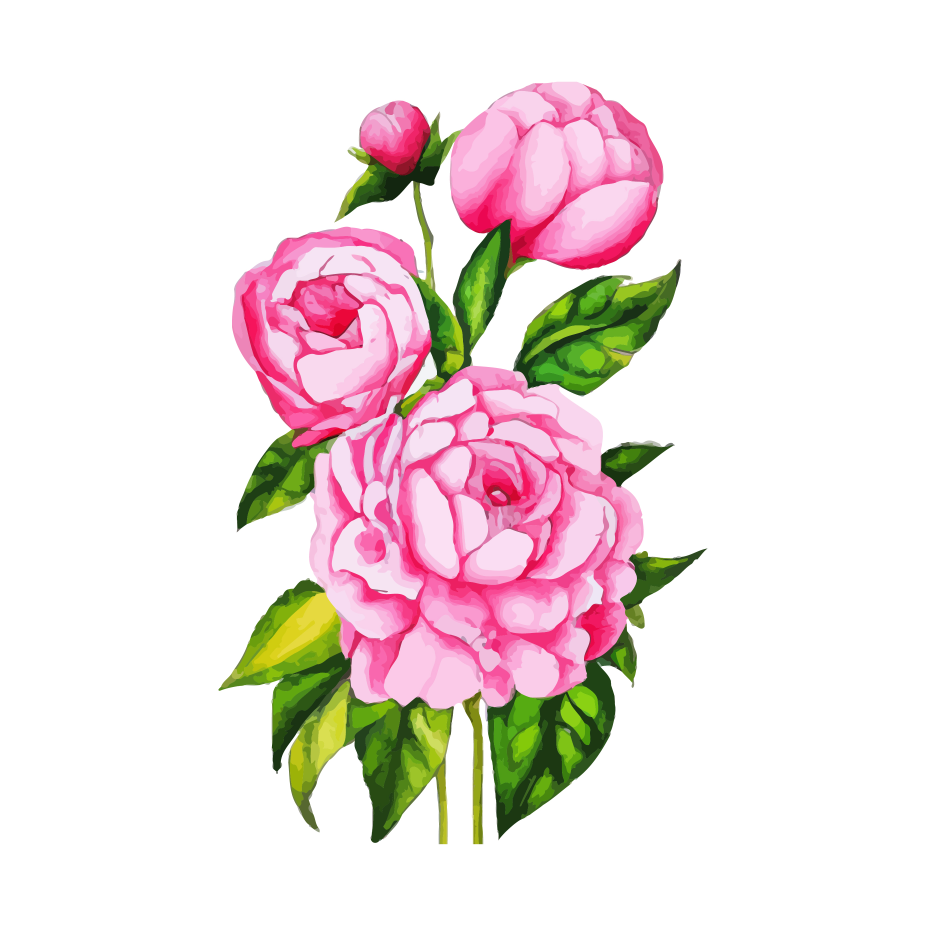
#> input picture 2.DP_with_Python/Lab8_NumPy_SciPy_ SymPy/flower.jpg, 2778 x 2778 px (shown at 1/3 size)
$ jupyter execute --allow-errors lab8.ipynb
#> lines starting #> are read from the running program, lines starting #| are printed output that depends on the picture
# Python Exercises: NumPy, SciPy, and SymPy

Using NumPy, SciPy, and SymPy libraries to perform various calculations in Python.

1. Calculate √2 with 100 decimal places.

[cell 1]
import numpy as np
import sympy as sp

from sympy import N, sqrt
N(sqrt(2), 100)

2. Calculate 1/2 + 1/3 using rational arithmetic.

[cell 2]
from sympy import  Rational
x = Rational(1/3) + Rational(1/3)
x

3. Expand the expression (x + y)^6.

[cell 3]
from sympy import expand, symbols

x, y = symbols('x y')
expand((x+y)**6)

4. Simplify the trigonometric expression sin(x)/cos(x).

[cell 4]
from sympy import *

x = symbols('x')
simplify(sin(x)/cos(x))

5. Calculate the limit of sin(x)/x as x → 0.

[cell 5]
from sympy import *

x = symbols('x')
expr = sin(x)/x

print("Expression : {}".format(expr))

limit_expr = limit(expr, x, 0)
print("Limit of expression tends to 0: {}".format(limit_expr))

6. Compute the derivative of log(x) with respect to x.

[cell 6]
from sympy import *

expr = diff(log(x), x)
print("Derivative of log(x) with respect to x is: {}".format(expr))

7. Solve the system of equations:
   2x + 3y = 5
   4x − 3y = −4

[cell 7]
import numpy as np
A = np.array([[3, 4, -1],
             [1, -1, 2],
             [2, 1, 1]])

b = np.array([2, 7, 4])

np.linalg.solve(A, b)

[cell 8]
from sympy import Eq, solve
y = symbols('y')
#> (the rest of this cell did not finish here and is left out)

[cell 9]
import numpy as np
A = np.array([[3, 4],
             [4, -3],])

b = np.array([5, -4])

np.linalg.solve(A, b)

[cell 10]
from sympy import Eq, solve
y = symbols('y')
solve([Eq(2*x + 3*y, 5), Eq(4*x - 3*y, -4)], (x, y))

8. Determine if there exist boolean values x, y that make the expression
   (x ∨ ¬y) ∧ (y ∨ ¬x) true. Use `sym.satisfiable` to justify your answer.

[cell 11]
from sympy import  symbols, Or, Not, And, satisfiable
x, y = symbols('x y')
expr = And(Or(x, Not(y)), Or(y, Not(x)))
satisfiable(expr)

9. Solve the Bernoulli differential equation:
   x * df(x)/dx + f(x) − f(x)^2 = 0
   Also solve it using `hint='Bernoulli'` and compare the results.

[cell 12]
from sympy import Function, dsolve, Eq
f = Function('f')
x = symbols('x')
dsolve(Eq(x * f(x).diff(x)+ f(x) - f(x)**2, 0), f(x), hint='Bernoulli')

10. Using `scipy.integrate.quad()`, numerically compute the integral:
    I = ∫₀¹ cos(2πx) dx
    Explain why estimating the error of a numerical integral is important.

[cell 13]
from scipy.integrate import quad
import numpy as np
result, error = quad(lambda x: np.cos(2*np.pi*x), 0, 1)
result, error

11. Create a signal as a combination of sinusoidal waves at 50 Hz and 70 Hz (with a slight phase shift). Perform a Fourier transform and plot the magnitude of the discrete Fourier coefficients versus frequency. Observe peaks at 50 Hz and 70 Hz.

[cell 14]
import numpy as np
import matplotlib.pyplot as plt

fs = 1000 # frecvența de eșantionare (Hz)
duration = 0.5 #durata semnaului
t = np.linspace(0, duration, int(fs*duration), endpoint=False) # vectorul de timp, start=0m stop=duration, numar de puncte=fs*duration

signal = np.sin(2*np.pi*50*t + 0.3) + np.sin(2*np.pi*70*t + 1.0) #Semnal compus din două sinusoide, cu frecvențele de 50 Hz și 70 Hz,  signal = semnalul combinat în domeniul timp.
fft_vals = np.fft.fft(signal) #transformata Fourier discretă a semnalului (complexă). Conține informația despre amplitudine și fază la fiecare frecvență.
freqs = np.fft.fftfreq(len(signal), d=1/fs) #vectorul frecvențelor corespunzătoare valorilor FFT. d=1/fs → intervalul de eșantionare.

mask = freqs >= 0 # FFT produce frecvențe pozitive și negative (simetrice pentru semnale reale). mask - doar frecvente pozitive

plt.figure(figsize=(10, 8))
#ubplot 1: semnalul în domeniul timp. grid cu transparență 0.3 pentru vizibilitate mai bună.
plt.subplot(3,1,1)
plt.plot(t, signal)
plt.grid(True, alpha=0.3)
plt.title("signal")
plt.xlabel("time [s]")
plt.ylabel("Amplitude")

#subplot 2: magnitudinea DFT a semnalului. xlim setat la 250 Hz pentru vizualizare mai bună. np.abs(fft_vals) → amplitudinea fiecărei frecvențe.
#plt.xlim(0, 250) → afișăm frecvențele până la 250 Hz.
#Rezultatul arată două vârfuri principale la 50 Hz și 70 Hz (semnalele inițiale).
plt.subplot(3,1,2)
plt.plot(freqs[mask], np.abs(fft_vals)[mask])
plt.grid(True, alpha=0.3)
plt.title("abs(DFT(signal))")
plt.xlabel("frequency [Hz]")
plt.ylabel("Magnitude")
plt.xlim(0, 250)

#np.fft.ifft(fft_vals) → transformata inversă Fourier (revine în domeniul timp).
#.real → elimină eventualele părți imaginare foarte mici (numerice).
#Subplot 3: semnalul reconstruit ar trebui să fie identic cu cel original.
reconstructed = np.fft.ifft(fft_vals).real
plt.subplot(3,1,3)
plt.plot(t, reconstructed)
plt.grid(True, alpha=0.3)
plt.title("Reconstructed Signal")
plt.xlabel("Time")
plt.ylabel("Amplitude")

plt.tight_layout()
plt.show()
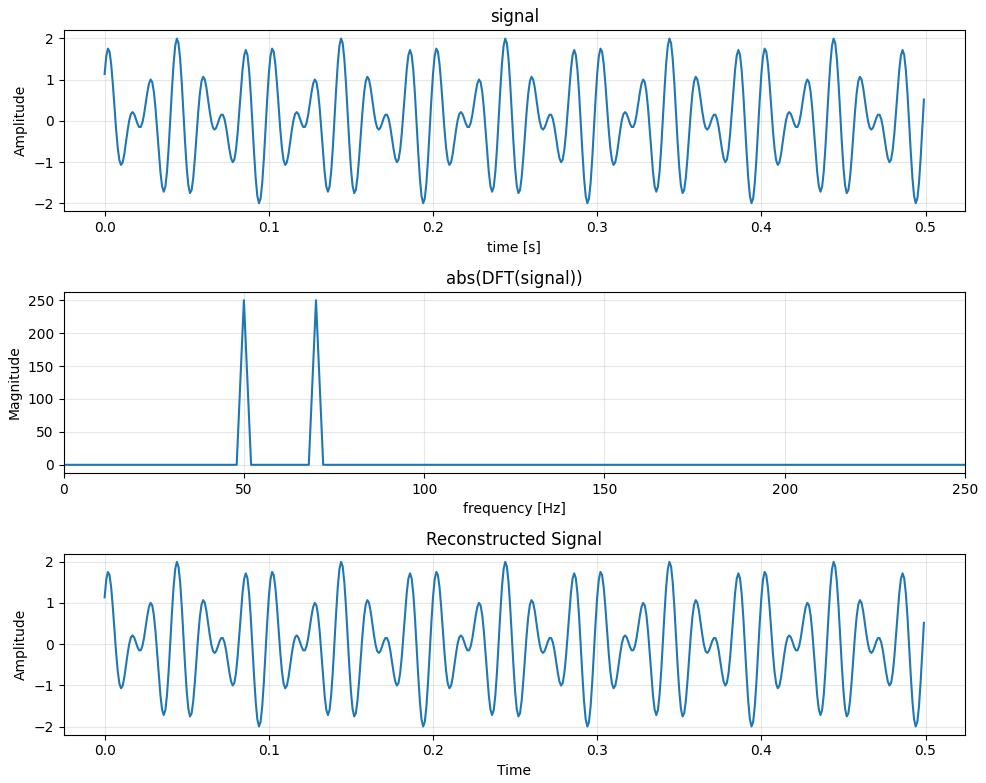
#> figure drawn by matplotlib, 3 panels; panel 1: curve peaks at x = 0.144, y = 2; panel 2: curve peaks at x = 50, y = 250; panel 3: curve peaks at x = 0.144, y = 2

12. Find the minimum value of x for the function:
    f(x) = cos(x) − 3 * e^(-(x−0.2)^2)
    Use `scipy.optimize.fmin()` starting from x0 = 1.0 and x0 = 2.0 to demonstrate how different starting points can lead to different local minima.

[cell 15]
import numpy as np
import matplotlib.pyplot as plt
from scipy.optimize import fmin

def f(x):
    return np.cos(x) - 3 * np.exp(-(x - 0.2)**2)

x_vals = np.linspace(-5, 5, 400) #x_vals → 400 puncte între -5 și 5.
y_vals = f(x_vals) #valorile funcției la aceste puncte.

plt.plot(x_vals, y_vals, label="f(x)")# Graficul funcției f(x) pe intervalul [-5, 5].

x_min1 = fmin(f, 1.0) #găsește minimul local începând de la x=1.0
x_min2 = fmin(f, 2.0) #găsește minimul local începând de la x=2.0

plt.scatter(x_min1, f(x_min1), color='red', zorder=5, label="minimum 1") #marchează minimul găsit începând de la 1.0
plt.scatter(x_min2, f(x_min2), color='green', zorder=5, label="minimum 2")

#scatter → afișează punctele pe grafic.
plt.scatter(1.0, f(1.0), color='red', marker='^', zorder=5, label="start 1") #Mark the starting points
plt.scatter(2.0, f(2.0), color='green', marker='^', zorder=5, label="start 2") #Mark the starting points

plt.legend()
plt.xlabel("x")
plt.ylabel("f(x)")
plt.title("Function f(x) with Local Minima and Starting Points")

plt.show()
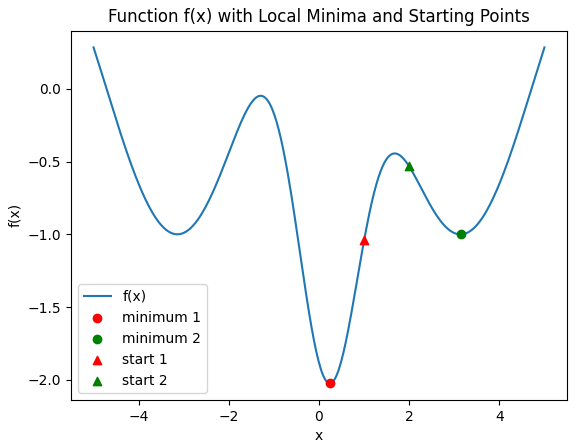
#> figure drawn by matplotlib, 1 panel; curve peaks at x = -5, y = 0.284

13. Perform various image manipulations:
    - Rotate and change resolution of an image (using `scipy.ndimage`).
    - Add noise to the image.
    - Apply Gaussian, median, and Wiener filters.

matplotlib.pyplot → pentru afișarea imaginilor.

skimage.io → citirea imaginilor.

skimage.transform.rescale → redimensionarea imaginii.

skimage.util.random_noise → adăugarea de zgomot în imagine.

scipy.ndimage.gaussian_filter → filtrare Gaussiană (netezire).

scipy.ndimage.median_filter → filtrare mediană (reducerea zgomotului, păstrând marginile).

scipy.signal.wiener → filtru Wiener (reducere adaptivă a zgomotului).

        image[:, :, 0] înseamnă:
: → toate rândurile
: → toate coloanele
0 → selectează canalul roșu (Deci rezultatul este o matrice 2D cu valorile canalului roșu, pe care o putem trata ca o imagine grayscale simplificată.)

Creează o figură mare (16x6 inci).
plt.subplot(1,7,i) → 1 rând, 7 coloane, i = index.
cmap='gray' → afișare în tonuri de gri.
axis('off') → elimină axele.
tight_layout() → ajustează spațiile între subploturi.

[cell 16]
import numpy as np
import matplotlib.pyplot as plt
from skimage import io
from skimage.transform import rescale
from skimage.util import random_noise
from scipy.ndimage import gaussian_filter, median_filter
from scipy.signal import wiener

image = io.imread('flower.jpg')
#> image is the input picture: shape (2778, 2778, 3); mean R, G, B 238.3, 224.9, 224.4
image = image[:, :, 0] # Convert to grayscale
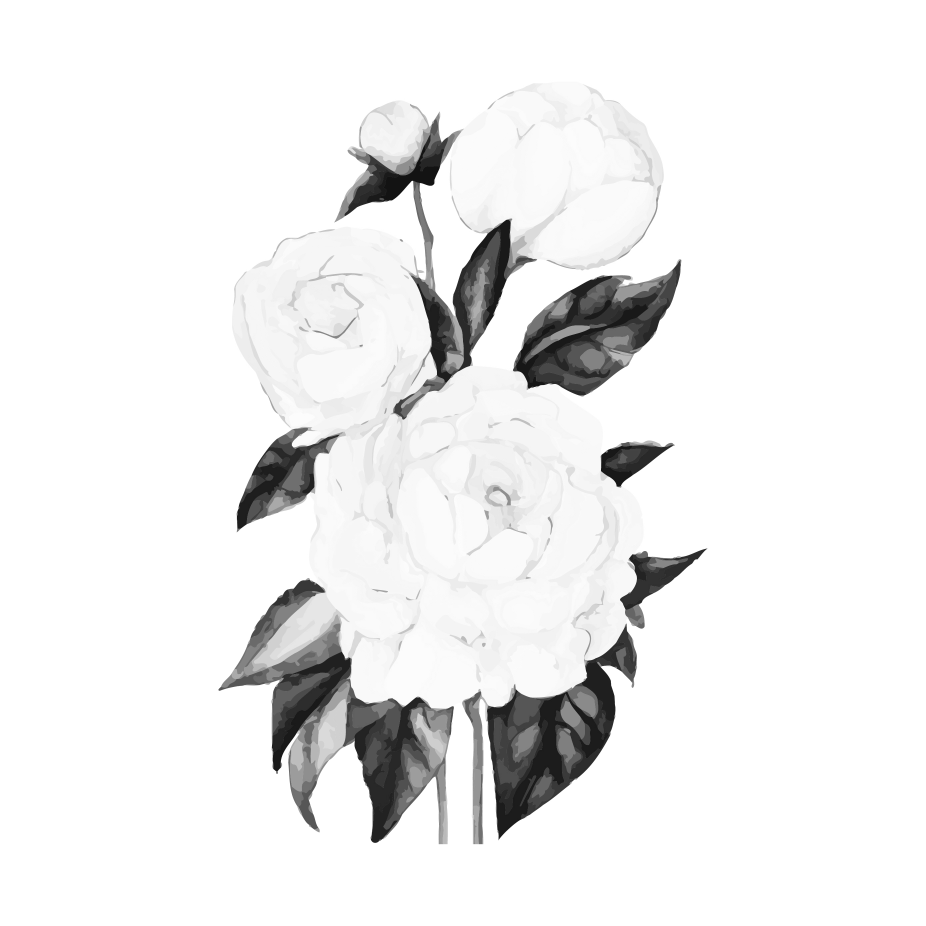
#> image: shape (2778, 2778) (shown at 1/3 size); min 15, max 255, mean 238.3

flipped = np.flipud(image) # Flip the image vertically
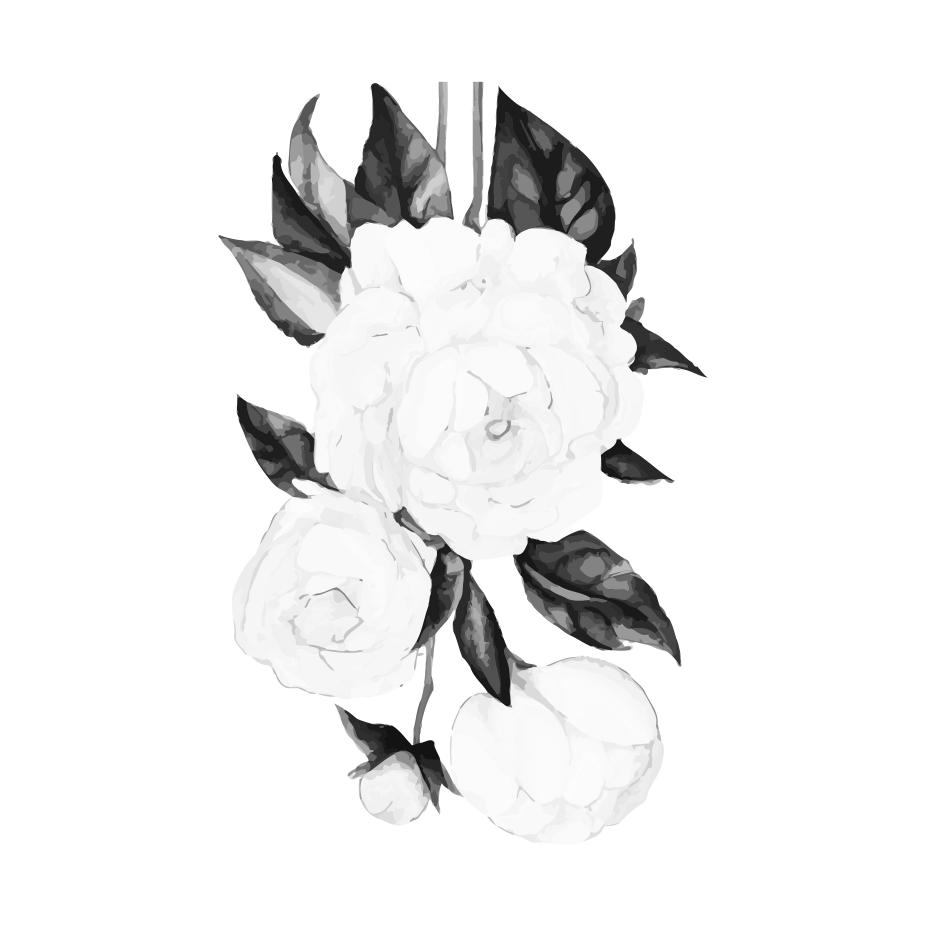
#> flipped: shape (2778, 2778) (shown at 1/3 size); min 15, max 255, mean 238.3
rescaled = rescale(image, 0.5, anti_aliasing=True) #Redimensionează imaginea la 50% din dimensiune.anti_aliasing=True → previne efectul de aliasing (păstrează calitatea la reducere).
noisy = random_noise(image, mode='s&p', amount=0.05) #Adaugă zgomot de tip salt-and-pepper (pixeli negri și albi) în proporție de 5%.
gaussian = gaussian_filter(noisy, sigma=1) #Neted, reduce zgomotul, dar poate estompa marginile. sigma=1 → definește cât de mult se netezește.
median = median_filter(noisy, size=3) #Înlocuiește fiecare pixel cu mediana pixelilor din vecinătate (3x3). Bun pentru reducerea zgomotului salt-and-pepper fără a estompa marginile.
wiener_f = wiener(noisy, (5,5)) #Filtru adaptiv: reduce zgomotul ținând cont de variația locală a imaginii (5x5 fereastră).

images = [image, flipped, rescaled, noisy, gaussian, median, wiener_f]
titles = ["Original", "Flipped", "Downscaled", "Noisy", "Gaussian", "Median", "Wiener"]

plt.figure(figsize=(16, 6))
for i, (img, title) in enumerate(zip(images, titles), 1):
    plt.subplot(1, 7, i)
    plt.imshow(img, cmap='gray')
    plt.title(title)
    plt.axis('off')
#> this loop made 7 passes
#> title on passes 1 to 7: 'Original', 'Flipped', 'Downscaled', 'Noisy', 'Gaussian', 'Median', 'Wiener'

plt.tight_layout()
plt.show()
